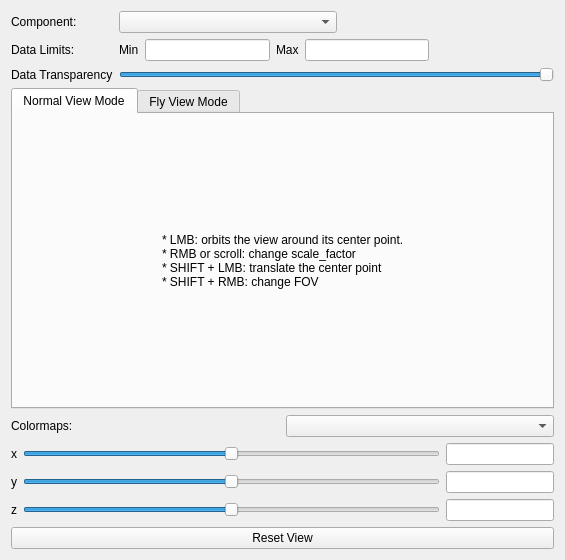
<?xml version="1.0" encoding="UTF-8"?>
<ui version="4.0">
 <class>Widget</class>
 <widget class="QWidget" name="Widget">
  <property name="geometry">
   <rect>
    <x>0</x>
    <y>0</y>
    <width>565</width>
    <height>560</height>
   </rect>
  </property>
  <property name="windowTitle">
   <string>3D_Volume</string>
  </property>
  <layout class="QGridLayout" name="gridLayout">
   <item row="4" column="0">
    <layout class="QVBoxLayout" name="verticalLayout">
     <item>
      <widget class="QTabWidget" name="view_tabs">
       <property name="layoutDirection">
        <enum>Qt::LeftToRight</enum>
       </property>
       <property name="currentIndex">
        <number>0</number>
       </property>
       <widget class="QWidget" name="normal_view">
        <attribute name="title">
         <string>Normal View Mode</string>
        </attribute>
        <layout class="QGridLayout" name="gridLayout_2">
         <item row="1" column="0">
          <layout class="QHBoxLayout" name="horizontalLayout">
           <property name="spacing">
            <number>0</number>
           </property>
           <item>
            <spacer name="horizontalSpacer">
             <property name="orientation">
              <enum>Qt::Horizontal</enum>
             </property>
             <property name="sizeHint" stdset="0">
              <size>
               <width>40</width>
               <height>20</height>
              </size>
             </property>
            </spacer>
           </item>
           <item>
            <widget class="QLabel" name="label_3">
             <property name="text">
              <string>* LMB: orbits the view around its center point.
* RMB or scroll: change scale_factor 
* SHIFT + LMB: translate the center point
* SHIFT + RMB: change FOV</string>
             </property>
            </widget>
           </item>
           <item>
            <spacer name="horizontalSpacer_2">
             <property name="orientation">
              <enum>Qt::Horizontal</enum>
             </property>
             <property name="sizeHint" stdset="0">
              <size>
               <width>40</width>
               <height>20</height>
              </size>
             </property>
            </spacer>
           </item>
          </layout>
         </item>
        </layout>
       </widget>
       <widget class="QWidget" name="fly_view">
        <attribute name="title">
         <string>Fly View Mode</string>
        </attribute>
        <layout class="QGridLayout" name="gridLayout_4">
         <item row="0" column="0">
          <layout class="QHBoxLayout" name="horizontalLayout_4">
           <property name="spacing">
            <number>0</number>
           </property>
           <item>
            <spacer name="horizontalSpacer_3">
             <property name="orientation">
              <enum>Qt::Horizontal</enum>
             </property>
             <property name="sizeHint" stdset="0">
              <size>
               <width>40</width>
               <height>20</height>
              </size>
             </property>
            </spacer>
           </item>
           <item>
            <widget class="QLabel" name="label_2">
             <property name="enabled">
              <bool>true</bool>
             </property>
             <property name="text">
              <string>* WASD or arrow keys - move around 
* SPACE - brake 
* FC - move up-down 
* IJKL or mouse - look around </string>
             </property>
            </widget>
           </item>
           <item>
            <spacer name="horizontalSpacer_4">
             <property name="orientation">
              <enum>Qt::Horizontal</enum>
             </property>
             <property name="sizeHint" stdset="0">
              <size>
               <width>40</width>
               <height>20</height>
              </size>
             </property>
            </spacer>
           </item>
          </layout>
         </item>
        </layout>
       </widget>
      </widget>
     </item>
     <item>
      <layout class="QHBoxLayout" name="horizontalLayout_8">
       <item>
        <widget class="QLabel" name="cmap_lab">
         <property name="text">
          <string>Colormaps:</string>
         </property>
        </widget>
       </item>
       <item>
        <widget class="QComboBox" name="cmap_menu"/>
       </item>
      </layout>
     </item>
     <item>
      <layout class="QGridLayout" name="gridLayout_5">
       <item row="0" column="0">
        <widget class="QLabel" name="x_lab">
         <property name="text">
          <string>x</string>
         </property>
        </widget>
       </item>
       <item row="1" column="1">
        <widget class="QSlider" name="y_stretch_slider">
         <property name="minimum">
          <number>-10000</number>
         </property>
         <property name="maximum">
          <number>10000</number>
         </property>
         <property name="singleStep">
          <number>0</number>
         </property>
         <property name="orientation">
          <enum>Qt::Horizontal</enum>
         </property>
        </widget>
       </item>
       <item row="2" column="1">
        <widget class="QSlider" name="z_stretch_slider">
         <property name="minimum">
          <number>-10000</number>
         </property>
         <property name="maximum">
          <number>10000</number>
         </property>
         <property name="singleStep">
          <number>0</number>
         </property>
         <property name="orientation">
          <enum>Qt::Horizontal</enum>
         </property>
        </widget>
       </item>
       <item row="1" column="0">
        <widget class="QLabel" name="y_lab">
         <property name="text">
          <string>y</string>
         </property>
        </widget>
       </item>
       <item row="2" column="0">
        <widget class="QLabel" name="z_lab">
         <property name="text">
          <string>z</string>
         </property>
        </widget>
       </item>
       <item row="0" column="4">
        <widget class="QLineEdit" name="x_val">
         <property name="sizePolicy">
          <sizepolicy hsizetype="Minimum" vsizetype="Fixed">
           <horstretch>0</horstretch>
           <verstretch>0</verstretch>
          </sizepolicy>
         </property>
         <property name="alignment">
          <set>Qt::AlignRight|Qt::AlignTrailing|Qt::AlignVCenter</set>
         </property>
        </widget>
       </item>
       <item row="1" column="4">
        <widget class="QLineEdit" name="y_val">
         <property name="sizePolicy">
          <sizepolicy hsizetype="Minimum" vsizetype="Fixed">
           <horstretch>0</horstretch>
           <verstretch>0</verstretch>
          </sizepolicy>
         </property>
         <property name="alignment">
          <set>Qt::AlignRight|Qt::AlignTrailing|Qt::AlignVCenter</set>
         </property>
        </widget>
       </item>
       <item row="2" column="4">
        <widget class="QLineEdit" name="z_val">
         <property name="sizePolicy">
          <sizepolicy hsizetype="Minimum" vsizetype="Fixed">
           <horstretch>0</horstretch>
           <verstretch>0</verstretch>
          </sizepolicy>
         </property>
         <property name="alignment">
          <set>Qt::AlignRight|Qt::AlignTrailing|Qt::AlignVCenter</set>
         </property>
        </widget>
       </item>
       <item row="0" column="1">
        <widget class="QSlider" name="x_stretch_slider">
         <property name="minimum">
          <number>-10000</number>
         </property>
         <property name="maximum">
          <number>10000</number>
         </property>
         <property name="singleStep">
          <number>0</number>
         </property>
         <property name="orientation">
          <enum>Qt::Horizontal</enum>
         </property>
        </widget>
       </item>
      </layout>
     </item>
     <item>
      <widget class="QPushButton" name="reset_button">
       <property name="text">
        <string>Reset View</string>
       </property>
      </widget>
     </item>
    </layout>
   </item>
   <item row="1" column="0">
    <layout class="QGridLayout" name="gridLayout_3">
     <item row="0" column="0">
      <widget class="QLabel" name="mono_att_label_2">
       <property name="text">
        <string>Component:</string>
       </property>
      </widget>
     </item>
     <item row="1" column="0">
      <widget class="QLabel" name="label">
       <property name="text">
        <string>Data Limits:</string>
       </property>
      </widget>
     </item>
     <item row="1" column="1">
      <layout class="QHBoxLayout" name="horizontalLayout_2">
       <item>
        <widget class="QLabel" name="label_4">
         <property name="text">
          <string>Min</string>
         </property>
        </widget>
       </item>
       <item>
        <widget class="QLineEdit" name="clim_min">
         <property name="alignment">
          <set>Qt::AlignRight|Qt::AlignTrailing|Qt::AlignVCenter</set>
         </property>
        </widget>
       </item>
       <item>
        <widget class="QLabel" name="label_5">
         <property name="text">
          <string>Max</string>
         </property>
        </widget>
       </item>
       <item>
        <widget class="QLineEdit" name="clim_max">
         <property name="alignment">
          <set>Qt::AlignRight|Qt::AlignTrailing|Qt::AlignVCenter</set>
         </property>
        </widget>
       </item>
       <item>
        <spacer name="horizontalSpacer_5">
         <property name="orientation">
          <enum>Qt::Horizontal</enum>
         </property>
         <property name="sizeHint" stdset="0">
          <size>
           <width>40</width>
           <height>20</height>
          </size>
         </property>
        </spacer>
       </item>
      </layout>
     </item>
     <item row="0" column="1">
      <layout class="QHBoxLayout" name="horizontalLayout_3">
       <item>
        <widget class="QComboBox" name="component">
         <property name="sizePolicy">
          <sizepolicy hsizetype="Expanding" vsizetype="Fixed">
           <horstretch>0</horstretch>
           <verstretch>0</verstretch>
          </sizepolicy>
         </property>
         <property name="toolTip">
          <string>Set which attribute of the data to display</string>
         </property>
         <property name="sizeAdjustPolicy">
          <enum>QComboBox::AdjustToMinimumContentsLength</enum>
         </property>
        </widget>
       </item>
       <item>
        <spacer name="horizontalSpacer_6">
         <property name="orientation">
          <enum>Qt::Horizontal</enum>
         </property>
         <property name="sizeHint" stdset="0">
          <size>
           <width>40</width>
           <height>20</height>
          </size>
         </property>
        </spacer>
       </item>
      </layout>
     </item>
     <item row="2" column="0">
      <widget class="QLabel" name="label_6">
       <property name="text">
        <string>Data Transparency</string>
       </property>
      </widget>
     </item>
     <item row="2" column="1">
      <widget class="QSlider" name="data_weight_slider">
       <property name="maximum">
        <number>100</number>
       </property>
       <property name="value">
        <number>100</number>
       </property>
       <property name="orientation">
        <enum>Qt::Horizontal</enum>
       </property>
      </widget>
     </item>
    </layout>
   </item>
  </layout>
 </widget>
 <layoutdefault spacing="6" margin="11"/>
 <resources/>
 <connections/>
</ui>
